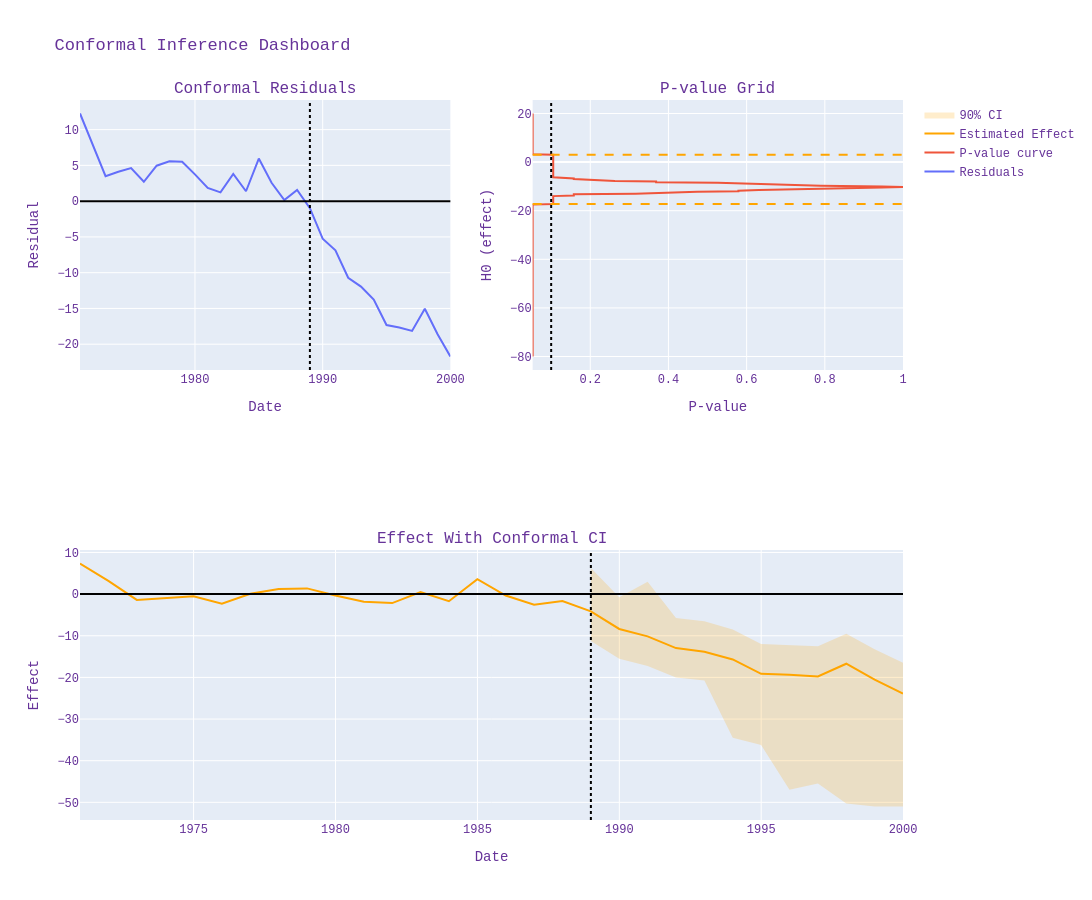

Source (notebook cell):
### Markdown cell above
### 7.5 Единый conformal dashboard

Что делаем:
- объединяем residuals, p-value grid и CI в одну визуализацию.

Зачем:
- быстрое end-to-end чтение качества и неопределённости эффекта.

### Code cell
sc_feature.plot_conformal_dashboard(
    feature="cigsale",
    nulls=null_grid,
    window=window,
    period=period,
    intervention_start=start,
    alpha=0.1,
    q=1,
)

### Figure 1 — Plotly figure (JSON) as saved in the notebook; plotly's stock layout.template omitted (floating-point values rounded to 4 significant figures; data arrays with more than 128 entries replaced by an {"elided": "..."} marker saying what was removed)
{"data": [{"mode": "lines", "name": "Residuals", "type": "scatter", "x": ["1970-12-31T00:00:00", "1971-12-31T00:00:00", "1972-12-31T00:00:00", "1973-12-31T00:00:00", "1974-12-31T00:00:00", "1975-12-31T00:00:00", "1976-12-31T00:00:00", "1977-12-31T00:00:00", "1978-12-31T00:00:00", "1979-12-31T00:00:00", "1980-12-31T00:00:00", "1981-12-31T00:00:00", "1982-12-31T00:00:00", "1983-12-31T00:00:00", "1984-12-31T00:00:00", "1985-12-31T00:00:00", "1986-12-31T00:00:00", "1987-12-31T00:00:00", "1988-12-31T00:00:00", "1989-12-31T00:00:00", "1990-12-31T00:00:00", "1991-12-31T00:00:00", "1992-12-31T00:00:00", "1993-12-31T00:00:00", "1994-12-31T00:00:00", "1995-12-31T00:00:00", "1996-12-31T00:00:00", "1997-12-31T00:00:00", "1998-12-31T00:00:00", "1999-12-31T00:00:00"], "xaxis": "x", "y": [12.25, 7.984, 3.492, 4.104, 4.629, 2.708, 4.955, 5.565, 5.504, 3.737, 1.86, 1.232, 3.803, 1.383, 5.953, 2.559, 0.1555, 1.562, -0.9881, -5.242, -6.868, -10.71, -11.95, -13.75, -17.32, -17.67, -18.14, -15.05, -18.6, -21.72], "yaxis": "y"}, {"mode": "lines", "name": "P-value curve", "type": "scatter", "x": {"elided": "401 float values"}, "xaxis": "x2", "y": {"elided": "401 float values"}, "yaxis": "y2"}, {"line": {"color": "orange"}, "mode": "lines", "name": "Estimated Effect", "type": "scatter", "x": ["1970-12-31T00:00:00", "1971-12-31T00:00:00", "1972-12-31T00:00:00", "1973-12-31T00:00:00", "1974-12-31T00:00:00", "1975-12-31T00:00:00", "1976-12-31T00:00:00", "1977-12-31T00:00:00", "1978-12-31T00:00:00", "1979-12-31T00:00:00", "1980-12-31T00:00:00", "1981-12-31T00:00:00", "1982-12-31T00:00:00", "1983-12-31T00:00:00", "1984-12-31T00:00:00", "1985-12-31T00:00:00", "1986-12-31T00:00:00", "1987-12-31T00:00:00", "1988-12-31T00:00:00", "1989-12-31T00:00:00", "1990-12-31T00:00:00", "1991-12-31T00:00:00", "1992-12-31T00:00:00", "1993-12-31T00:00:00", "1994-12-31T00:00:00", "1995-12-31T00:00:00", "1996-12-31T00:00:00", "1997-12-31T00:00:00", "1998-12-31T00:00:00", "1999-12-31T00:00:00"], "xaxis": "x3", "y": [7.353, 3.166, -1.395, -0.9459, -0.5099, -2.317, 0.08204, 1.214, 1.374, -0.3134, -1.832, -2.159, 0.4756, -1.713, 3.605, -0.3304, -2.522, -1.657, -4.148, -8.368, -10.14, -12.95, -13.85, -15.68, -19.14, -19.34, -19.78, -16.71, -20.56, -23.89], "yaxis": "y3"}, {"hoverinfo": "skip", "line": {"width": 0}, "mode": "lines", "showlegend": false, "type": "scatter", "x": ["1988-12-31T00:00:00", "1989-12-31T00:00:00", "1990-12-31T00:00:00", "1991-12-31T00:00:00", "1992-12-31T00:00:00", "1993-12-31T00:00:00", "1994-12-31T00:00:00", "1995-12-31T00:00:00", "1996-12-31T00:00:00", "1997-12-31T00:00:00", "1998-12-31T00:00:00", "1999-12-31T00:00:00"], "xaxis": "x3", "y": [6.25, -0.75, 3.0, -5.75, -6.5, -8.5, -12.0, -12.25, -12.5, -9.5, -13.25, -16.5], "yaxis": "y3"}, {"fill": "tonexty", "fillcolor": "rgba(255,165,0,0.2)", "line": {"width": 0}, "mode": "lines", "name": "90% CI", "type": "scatter", "x": ["1988-12-31T00:00:00", "1989-12-31T00:00:00", "1990-12-31T00:00:00", "1991-12-31T00:00:00", "1992-12-31T00:00:00", "1993-12-31T00:00:00", "1994-12-31T00:00:00", "1995-12-31T00:00:00", "1996-12-31T00:00:00", "1997-12-31T00:00:00", "1998-12-31T00:00:00", "1999-12-31T00:00:00"], "xaxis": "x3", "y": [-11.25, -15.5, -17.25, -20.0, -20.75, -34.5, -36.25, -47.0, -45.5, -50.25, -51.0, -51.0], "yaxis": "y3"}], "layout": {"annotations": [{"font": {"size": 16}, "showarrow": false, "text": "Conformal Residuals", "x": 0.225, "xanchor": "center", "xref": "paper", "y": 1, "yanchor": "bottom", "yref": "paper"}, {"font": {"size": 16}, "showarrow": false, "text": "P-value Grid", "x": 0.775, "xanchor": "center", "xref": "paper", "y": 1, "yanchor": "bottom", "yref": "paper"}, {"font": {"size": 16}, "showarrow": false, "text": "Effect With Conformal CI", "x": 0.5, "xanchor": "center", "xref": "paper", "y": 0.375, "yanchor": "bottom", "yref": "paper"}], "font": {"color": "RebeccaPurple", "family": "Courier New, monospace", "size": 12}, "height": 900, "shapes": [{"line": {"color": "black", "width": 2}, "type": "line", "x0": 0, "x1": 1, "xref": "x domain", "y0": 0, "y1": 0, "yref": "y"}, {"line": {"color": "black", "dash": "dot"}, "type": "line", "x0": 599529600000, "x1": 599529600000, "xref": "x", "y0": 0, "y1": 1, "yref": "y domain"}, {"line": {"color": "black", "dash": "dot"}, "type": "line", "x0": 0.1, "x1": 0.1, "xref": "x2", "y0": 0, "y1": 1, "yref": "y2 domain"}, {"line": {"color": "orange", "dash": "dash"}, "type": "line", "x0": 0, "x1": 1, "xref": "x2 domain", "y0": -17.25, "y1": -17.25, "yref": "y2"}, {"line": {"color": "orange", "dash": "dash"}, "type": "line", "x0": 0, "x1": 1, "xref": "x2 domain", "y0": 3, "y1": 3, "yref": "y2"}, {"line": {"color": "black", "width": 2}, "type": "line", "x0": 0, "x1": 1, "xref": "x3 domain", "y0": 0, "y1": 0, "yref": "y3"}, {"line": {"color": "black", "dash": "dot"}, "type": "line", "x0": 599529600000, "x1": 599529600000, "xref": "x3", "y0": 0, "y1": 1, "yref": "y3 domain"}], "title": {"text": "Conformal Inference Dashboard"}, "width": 1300, "xaxis": {"anchor": "y", "domain": [0, 0.45], "title": {"text": "Date"}}, "xaxis2": {"anchor": "y2", "domain": [0.55, 1], "title": {"text": "P-value"}}, "xaxis3": {"anchor": "y3", "domain": [0, 1], "title": {"text": "Date"}}, "yaxis": {"anchor": "x", "domain": [0.625, 1], "title": {"text": "Residual"}}, "yaxis2": {"anchor": "x2", "domain": [0.625, 1], "title": {"text": "H0 (effect)"}}, "yaxis3": {"anchor": "x3", "domain": [0, 0.375], "title": {"text": "Effect"}}}}
